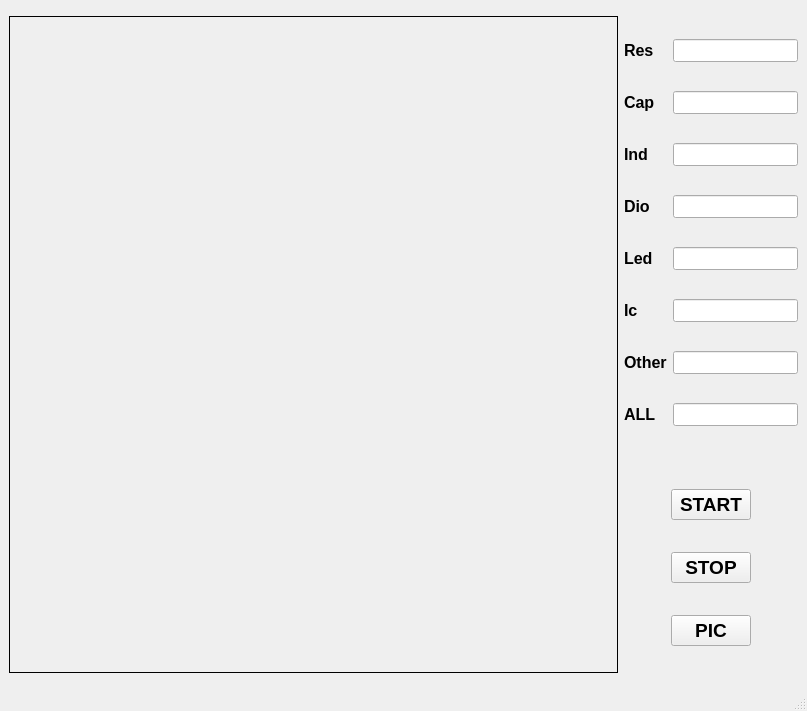
<?xml version="1.0" encoding="UTF-8"?>
<ui version="4.0">
 <class>MainWindow</class>
 <widget class="QMainWindow" name="MainWindow">
  <property name="geometry">
   <rect>
    <x>0</x>
    <y>0</y>
    <width>807</width>
    <height>711</height>
   </rect>
  </property>
  <property name="minimumSize">
   <size>
    <width>0</width>
    <height>0</height>
   </size>
  </property>
  <property name="windowTitle">
   <string>MainWindow</string>
  </property>
  <widget class="QWidget" name="centralwidget">
   <layout class="QGridLayout" name="gridLayout_3">
    <item row="0" column="0" rowspan="2">
     <widget class="QLabel" name="label_view">
      <property name="minimumSize">
       <size>
        <width>600</width>
        <height>650</height>
       </size>
      </property>
      <property name="frameShape">
       <enum>QFrame::Box</enum>
      </property>
      <property name="text">
       <string/>
      </property>
      <property name="scaledContents">
       <bool>false</bool>
      </property>
      <property name="alignment">
       <set>Qt::AlignCenter</set>
      </property>
     </widget>
    </item>
    <item row="0" column="1">
     <layout class="QGridLayout" name="gridLayout">
      <item row="0" column="0">
       <widget class="QLabel" name="label">
        <property name="font">
         <font>
          <pointsize>12</pointsize>
          <bold>true</bold>
         </font>
        </property>
        <property name="text">
         <string>Res</string>
        </property>
       </widget>
      </item>
      <item row="0" column="1">
       <widget class="QLineEdit" name="line_res">
        <property name="sizePolicy">
         <sizepolicy hsizetype="Fixed" vsizetype="Fixed">
          <horstretch>0</horstretch>
          <verstretch>0</verstretch>
         </sizepolicy>
        </property>
        <property name="font">
         <font>
          <pointsize>10</pointsize>
         </font>
        </property>
        <property name="alignment">
         <set>Qt::AlignRight|Qt::AlignTrailing|Qt::AlignVCenter</set>
        </property>
       </widget>
      </item>
      <item row="1" column="0">
       <widget class="QLabel" name="label_2">
        <property name="font">
         <font>
          <pointsize>12</pointsize>
          <bold>true</bold>
         </font>
        </property>
        <property name="text">
         <string>Cap</string>
        </property>
       </widget>
      </item>
      <item row="1" column="1">
       <widget class="QLineEdit" name="line_cap">
        <property name="sizePolicy">
         <sizepolicy hsizetype="Fixed" vsizetype="Fixed">
          <horstretch>0</horstretch>
          <verstretch>0</verstretch>
         </sizepolicy>
        </property>
        <property name="font">
         <font>
          <pointsize>10</pointsize>
         </font>
        </property>
        <property name="alignment">
         <set>Qt::AlignRight|Qt::AlignTrailing|Qt::AlignVCenter</set>
        </property>
       </widget>
      </item>
      <item row="2" column="0">
       <widget class="QLabel" name="label_3">
        <property name="font">
         <font>
          <pointsize>12</pointsize>
          <bold>true</bold>
         </font>
        </property>
        <property name="text">
         <string>Ind</string>
        </property>
       </widget>
      </item>
      <item row="2" column="1">
       <widget class="QLineEdit" name="line_ind">
        <property name="sizePolicy">
         <sizepolicy hsizetype="Fixed" vsizetype="Fixed">
          <horstretch>0</horstretch>
          <verstretch>0</verstretch>
         </sizepolicy>
        </property>
        <property name="font">
         <font>
          <pointsize>10</pointsize>
         </font>
        </property>
        <property name="alignment">
         <set>Qt::AlignRight|Qt::AlignTrailing|Qt::AlignVCenter</set>
        </property>
       </widget>
      </item>
      <item row="3" column="0">
       <widget class="QLabel" name="label_4">
        <property name="font">
         <font>
          <pointsize>12</pointsize>
          <bold>true</bold>
         </font>
        </property>
        <property name="text">
         <string>Dio</string>
        </property>
       </widget>
      </item>
      <item row="3" column="1">
       <widget class="QLineEdit" name="line_dio">
        <property name="sizePolicy">
         <sizepolicy hsizetype="Fixed" vsizetype="Fixed">
          <horstretch>0</horstretch>
          <verstretch>0</verstretch>
         </sizepolicy>
        </property>
        <property name="font">
         <font>
          <pointsize>10</pointsize>
         </font>
        </property>
        <property name="alignment">
         <set>Qt::AlignRight|Qt::AlignTrailing|Qt::AlignVCenter</set>
        </property>
       </widget>
      </item>
      <item row="4" column="0">
       <widget class="QLabel" name="label_5">
        <property name="font">
         <font>
          <pointsize>12</pointsize>
          <bold>true</bold>
         </font>
        </property>
        <property name="text">
         <string>Led</string>
        </property>
       </widget>
      </item>
      <item row="4" column="1">
       <widget class="QLineEdit" name="line_led">
        <property name="sizePolicy">
         <sizepolicy hsizetype="Fixed" vsizetype="Fixed">
          <horstretch>0</horstretch>
          <verstretch>0</verstretch>
         </sizepolicy>
        </property>
        <property name="font">
         <font>
          <pointsize>10</pointsize>
         </font>
        </property>
        <property name="alignment">
         <set>Qt::AlignRight|Qt::AlignTrailing|Qt::AlignVCenter</set>
        </property>
       </widget>
      </item>
      <item row="5" column="0">
       <widget class="QLabel" name="label_6">
        <property name="font">
         <font>
          <pointsize>12</pointsize>
          <bold>true</bold>
         </font>
        </property>
        <property name="text">
         <string>Ic</string>
        </property>
       </widget>
      </item>
      <item row="5" column="1">
       <widget class="QLineEdit" name="line_ic">
        <property name="sizePolicy">
         <sizepolicy hsizetype="Fixed" vsizetype="Fixed">
          <horstretch>0</horstretch>
          <verstretch>0</verstretch>
         </sizepolicy>
        </property>
        <property name="font">
         <font>
          <pointsize>10</pointsize>
         </font>
        </property>
        <property name="alignment">
         <set>Qt::AlignRight|Qt::AlignTrailing|Qt::AlignVCenter</set>
        </property>
       </widget>
      </item>
      <item row="6" column="0">
       <widget class="QLabel" name="label_7">
        <property name="font">
         <font>
          <pointsize>12</pointsize>
          <bold>true</bold>
         </font>
        </property>
        <property name="text">
         <string>Other</string>
        </property>
       </widget>
      </item>
      <item row="6" column="1">
       <widget class="QLineEdit" name="line_ot">
        <property name="sizePolicy">
         <sizepolicy hsizetype="Fixed" vsizetype="Fixed">
          <horstretch>0</horstretch>
          <verstretch>0</verstretch>
         </sizepolicy>
        </property>
        <property name="font">
         <font>
          <pointsize>10</pointsize>
         </font>
        </property>
        <property name="alignment">
         <set>Qt::AlignRight|Qt::AlignTrailing|Qt::AlignVCenter</set>
        </property>
       </widget>
      </item>
      <item row="7" column="0">
       <widget class="QLabel" name="label_8">
        <property name="font">
         <font>
          <pointsize>12</pointsize>
          <bold>true</bold>
         </font>
        </property>
        <property name="text">
         <string>ALL</string>
        </property>
       </widget>
      </item>
      <item row="7" column="1">
       <widget class="QLineEdit" name="line_all">
        <property name="sizePolicy">
         <sizepolicy hsizetype="Fixed" vsizetype="Fixed">
          <horstretch>0</horstretch>
          <verstretch>0</verstretch>
         </sizepolicy>
        </property>
        <property name="font">
         <font>
          <pointsize>10</pointsize>
         </font>
        </property>
        <property name="alignment">
         <set>Qt::AlignRight|Qt::AlignTrailing|Qt::AlignVCenter</set>
        </property>
       </widget>
      </item>
     </layout>
    </item>
    <item row="1" column="1">
     <layout class="QGridLayout" name="gridLayout_2">
      <item row="0" column="0">
       <widget class="QPushButton" name="Start">
        <property name="sizePolicy">
         <sizepolicy hsizetype="Fixed" vsizetype="Fixed">
          <horstretch>0</horstretch>
          <verstretch>0</verstretch>
         </sizepolicy>
        </property>
        <property name="font">
         <font>
          <pointsize>14</pointsize>
          <bold>true</bold>
         </font>
        </property>
        <property name="text">
         <string>START</string>
        </property>
       </widget>
      </item>
      <item row="1" column="0">
       <widget class="QPushButton" name="stop">
        <property name="sizePolicy">
         <sizepolicy hsizetype="Fixed" vsizetype="Fixed">
          <horstretch>0</horstretch>
          <verstretch>0</verstretch>
         </sizepolicy>
        </property>
        <property name="font">
         <font>
          <pointsize>14</pointsize>
          <bold>true</bold>
         </font>
        </property>
        <property name="text">
         <string>STOP</string>
        </property>
       </widget>
      </item>
      <item row="2" column="0">
       <widget class="QPushButton" name="Button_take">
        <property name="sizePolicy">
         <sizepolicy hsizetype="Fixed" vsizetype="Fixed">
          <horstretch>0</horstretch>
          <verstretch>0</verstretch>
         </sizepolicy>
        </property>
        <property name="font">
         <font>
          <pointsize>14</pointsize>
          <bold>true</bold>
         </font>
        </property>
        <property name="text">
         <string>PIC</string>
        </property>
       </widget>
      </item>
     </layout>
    </item>
   </layout>
  </widget>
  <widget class="QMenuBar" name="menubar">
   <property name="geometry">
    <rect>
     <x>0</x>
     <y>0</y>
     <width>807</width>
     <height>22</height>
    </rect>
   </property>
  </widget>
  <widget class="QStatusBar" name="statusbar"/>
 </widget>
 <resources/>
 <connections/>
</ui>
